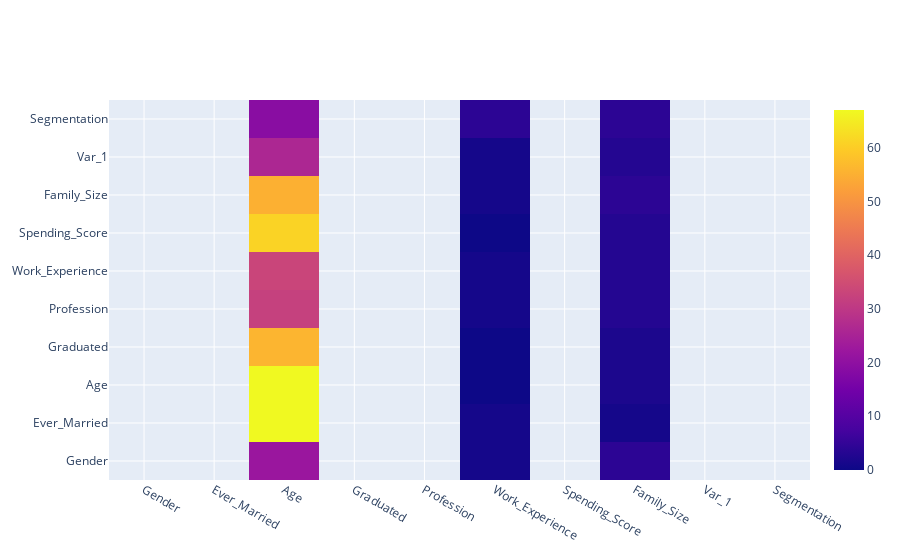

The cell this chart's notebook holds for it:
### Code cell
fig = go.Figure(data=go.Heatmap(
                    z=eda_data,
                    x=eda_data.columns,
                    y=eda_data.columns))
fig.show()

### Figure 1 — Plotly figure (JSON) as saved in the notebook; plotly's stock layout.template omitted (floating-point values rounded to 4 significant figures; data arrays with more than 128 entries replaced by an {"elided": "..."} marker saying what was removed)
{"data": [{"type": "heatmap", "x": ["Gender", "Ever_Married", "Age", "Graduated", "Profession", "Work_Experience", "Spending_Score", "Family_Size", "Var_1", "Segmentation"], "y": ["Gender", "Ever_Married", "Age", "Graduated", "Profession", "Work_Experience", "Spending_Score", "Family_Size", "Var_1", "Segmentation"], "z": {"elided": "6665x10 mixed values"}}], "layout": {"autosize": true, "xaxis": {"autorange": true, "range": [-0.5, 9.5], "type": "category"}, "yaxis": {"autorange": true, "range": [-0.5, 9.5], "type": "category"}}}
